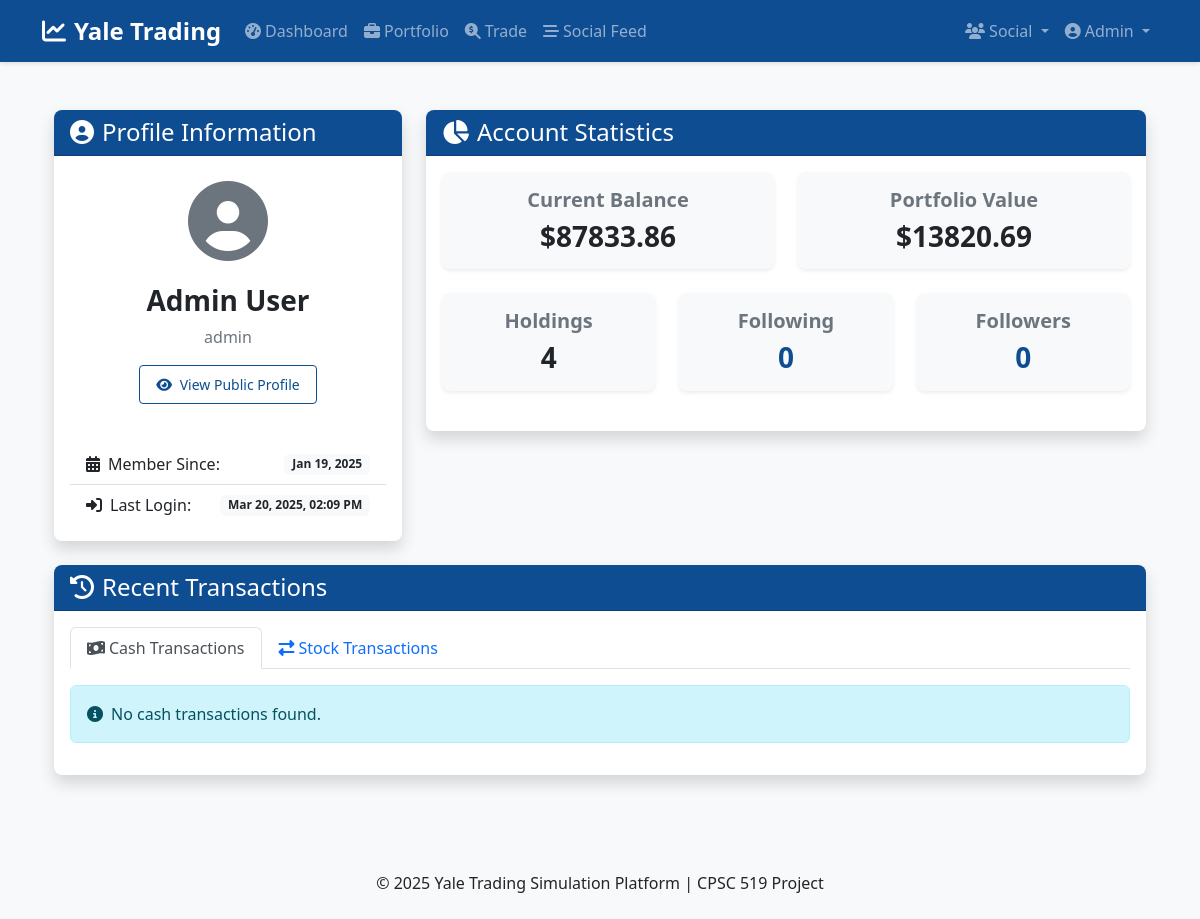
The app's page /profile (signed in), older data.
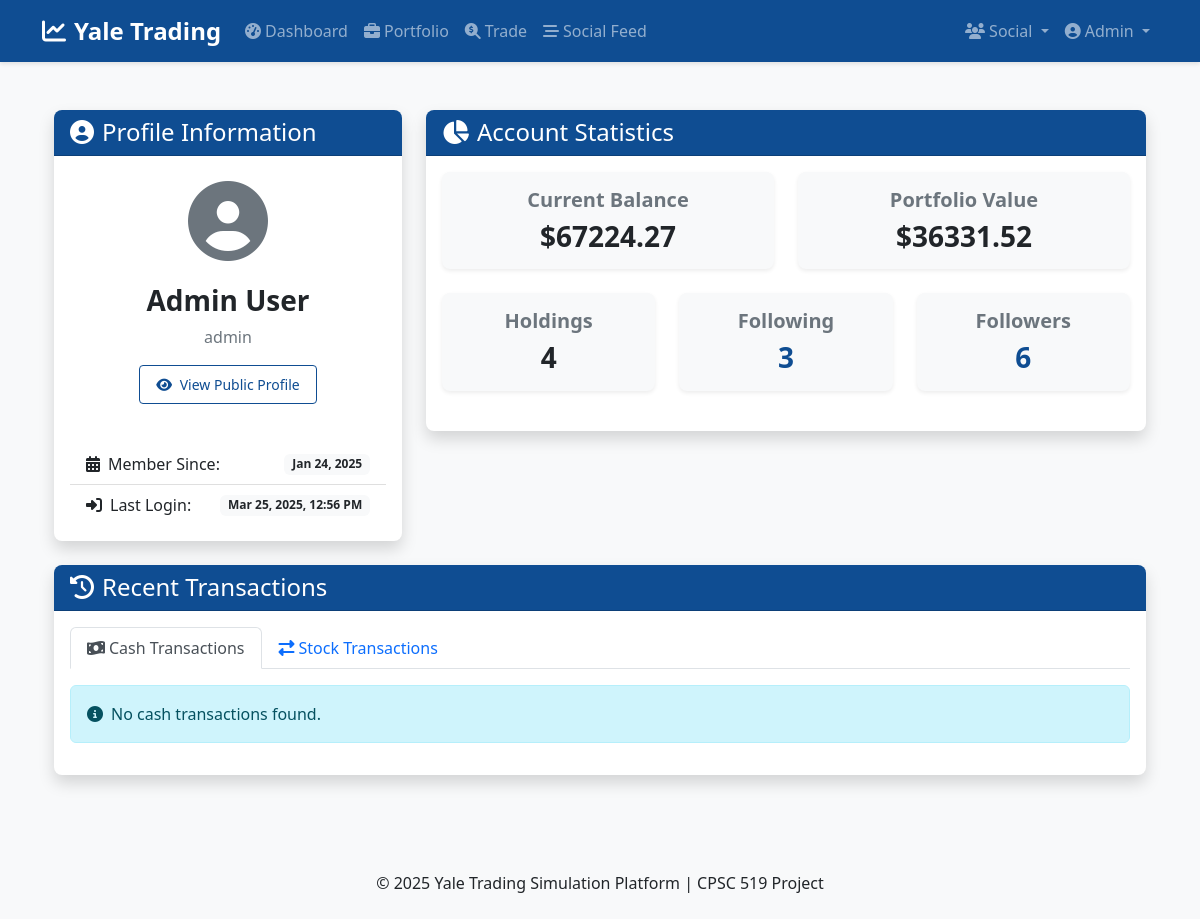
The same page, newer data.
### app/models/user.py (models this page shows, shortened)
class User(db.Model, UserMixin):
    id = db.Column(db.Integer, primary_key=True)
    net_id = db.Column(db.String(20), unique=True, nullable=False)
    password_hash = db.Column(db.String(128), nullable=False)
    first_name = db.Column(db.String(50), nullable=False)
    last_name = db.Column(db.String(50), nullable=False)
    balance = db.Column(db.Float, default=0.0)
    created_at_edt = db.Column(db.DateTime, default=datetime.now(zoneinfo.ZoneInfo("America/New_York")))
    last_login_edt = db.Column(db.DateTime, default=datetime.now(zoneinfo.ZoneInfo("America/New_York")))
    is_active = db.Column(db.Boolean, default=True)
    portfolio = db.relationship('StockHolding', backref='user', lazy=True)
    transactions = db.relationship('Transaction', backref='user', lazy=True)
    cash_transactions = db.relationship('CashTransaction', backref='user', lazy=True)
    posts = db.relationship('TradingPost', backref='author', lazy=True)
    comments = db.relationship('Comment', backref='author', lazy=True)
    followed = db.relationship(
        'User', secondary=followers,
        primaryjoin=(followers.c.follower_id == id),
        secondaryjoin=(followers.c.followed_id == id),
        backref=db.backref('followers', lazy='dynamic'), lazy='dynamic'
    )
    def get_portfolio_value(self):
        total_value = 0.0
        for holding in self.portfolio:
            total_value += holding.quantity * holding.current_price
        return total_value

### app/models/stock.py (models this page shows, shortened)
class StockHolding(db.Model):
    id = db.Column(db.Integer, primary_key=True)
    user_id = db.Column(db.Integer, db.ForeignKey('user.id'), nullable=False)
    ticker = db.Column(db.String(10), nullable=False)
    company_name = db.Column(db.String(100), nullable=False)
    quantity = db.Column(db.Float, nullable=False, default=0)
    average_buy_price = db.Column(db.Float, nullable=False)
    current_price = db.Column(db.Float, nullable=False)
    last_updated = db.Column(db.DateTime, default=datetime.now(zoneinfo.ZoneInfo("America/New_York")),
                            onupdate=datetime.now(zoneinfo.ZoneInfo("America/New_York")))

### app/controllers/auth.py (the view)
@auth_bp.route('/profile', methods=['GET'])
@login_required
def profile():
    return render_template('auth/profile.html', title='My Profile')

### app/models/user.py (called while the page is built)
@login_manager.user_loader
def load_user(user_id):
    return User.query.get(int(user_id))

### app/templates/auth/profile.html (shortened to what this page needs)
{% extends "layout.html" %}
{% block content %}
<div class="container py-4">
    <div class="row">
        <div class="col-lg-4 mb-4">
            <div class="card shadow">
                <div class="card-header bg-primary text-white">
                    <h2 class="h4 mb-0"><i class="fas fa-user-circle me-2"></i>Profile Information</h2>
                </div>
                <div class="card-body">
                    <div class="text-center mb-4">
                        <div class="display-1 text-muted mb-3">
                            <i class="fas fa-user-circle"></i>
                        </div>
                        <h3>{{ current_user.first_name }} {{ current_user.last_name }}</h3>
                        <p class="text-muted">{{ current_user.net_id }}</p>
                        <a href="{{ url_for('social.user_profile', user_id=current_user.id) }}" class="btn btn-sm btn-outline-primary mb-3">
                            <i class="fas fa-eye me-1"></i> View Public Profile
                        </a>
                    </div>
                    <div class="list-group list-group-flush">
                        <div class="list-group-item d-flex justify-content-between align-items-center">
                            <span><i class="fas fa-calendar-alt me-2"></i>Member Since:</span>
                            <span class="badge bg-light text-dark">{{ current_user.created_at_edt.strftime('%b %d, %Y') }}</span>
                        </div>
                        <div class="list-group-item d-flex justify-content-between align-items-center">
                            <span><i class="fas fa-sign-in-alt me-2"></i>Last Login:</span>
                            <span class="badge bg-light text-dark">{{ current_user.last_login_edt.strftime('%b %d, %Y, %I:%M %p') }}</span>
                        </div>
                    </div>
                </div>
            </div>
        </div>
        <div class="col-lg-8 mb-4">
            <div class="card shadow">
                <div class="card-header bg-primary text-white">
                    <h2 class="h4 mb-0"><i class="fas fa-chart-pie me-2"></i>Account Statistics</h2>
                </div>
                <div class="card-body">
                    <div class="row">
                        <div class="col-md-6 mb-4">
                            <div class="card bg-light">
                                <div class="card-body text-center">
                                    <h5 class="text-muted">Current Balance</h5>
                                    <h3 class="mb-0">${{ current_user.balance|round(2) }}</h3>
                                </div>
                            </div>
                        </div>
                        <div class="col-md-6 mb-4">
                            <div class="card bg-light">
                                <div class="card-body text-center">
                                    <h5 class="text-muted">Portfolio Value</h5>
                                    <h3 class="mb-0">${{ current_user.get_portfolio_value()|round(2) }}</h3>
                                </div>
                            </div>
                        </div>
                    </div>
                    <div class="row">
                        <div class="col-md-4 mb-4">
                            <div class="card bg-light">
                                <div class="card-body text-center">
                                    <h5 class="text-muted">Holdings</h5>
                                    <h3 class="mb-0">{{ current_user.portfolio|length }}</h3>
                                </div>
                            </div>
                        </div>
                        <div class="col-md-4 mb-4">
                            <a href="{{ url_for('social.following') }}" class="text-decoration-none">
                                <div class="card bg-light">
                                    <div class="card-body text-center">
                                        <h5 class="text-muted">Following</h5>
                                        <h3 class="mb-0">{{ current_user.followed.count() }}</h3>
                                    </div>
                                </div>
                            </a>
                        </div>
                        <div class="col-md-4 mb-4">
                            <a href="{{ url_for('social.followers') }}" class="text-decoration-none">
                                <div class="card bg-light">
                                    <div class="card-body text-center">
                                        <h5 class="text-muted">Followers</h5>
                                        <h3 class="mb-0">{{ current_user.followers.count() }}</h3>
                                    </div>
                                </div>
                            </a>
                        </div>
                    </div>
                </div>
            </div>
        </div>
    </div>
    <div class="row">
        <div class="col-12">
            <div class="card shadow">
                <div class="card-header bg-primary text-white">
                    <h2 class="h4 mb-0"><i class="fas fa-history me-2"></i>Recent Transactions</h2>
                </div>
                <div class="card-body">
                    <ul class="nav nav-tabs mb-3" id="transactionTabs" role="tablist">
                        <li class="nav-item" role="presentation">
                            <button class="nav-link active" id="cash-tab" data-bs-toggle="tab" data-bs-target="#cash" type="button" role="tab">
                                <i class="fas fa-money-bill-wave me-1"></i>Cash Transactions
                            </button>
                        </li>
                        <li class="nav-item" role="presentation">
                            <button class="nav-link" id="stock-tab" data-bs-toggle="tab" data-bs-target="#stock" type="button" role="tab">
                                <i class="fas fa-exchange-alt me-1"></i>Stock Transactions
                            </button>
                        </li>
                    </ul>
                    <div class="tab-content" id="transactionTabsContent">
                        <div class="tab-pane fade show active" id="cash" role="tabpanel" aria-labelledby="cash-tab">
                            {% if current_user.cash_transactions %}
                                <div class="table-responsive">
                                    <table class="table table-hover">
                                        <thead class="table-light">
                                            <tr>
                                                <th>Date & Time (EDT)</th>
                                                <th>Type</th>
                                                <th>Amount</th>
                                            </tr>
                                        </thead>
                                        <tbody>
                                            {% for transaction in current_user.cash_transactions|sort(attribute='timestamp', reverse=true) %}
                                                {% if loop.index <= 10 %}
                                                <tr>
                                                    <td>{{ transaction.timestamp.strftime('%b %d, %Y, %I:%M %p') }}</td>
                                                    <td>
                                                        {% if transaction.transaction_type == 'deposit' %}
                                                            <span class="badge bg-success"><i class="fas fa-plus-circle me-1"></i>Deposit</span>
                                                        {% else %}
                                                            <span class="badge bg-warning text-dark"><i class="fas fa-minus-circle me-1"></i>Withdrawal</span>
                                                        {% endif %}
                                                    </td>
                                                    <td>${{ transaction.amount|round(2) }}</td>
                                                </tr>
                                                {% endif %}
                                            {% endfor %}
                                        </tbody>
                                    </table>
                                </div>
                            {% else %}
                                <div class="alert alert-info">
                                    <i class="fas fa-info-circle me-2"></i>No cash transactions found.
                                </div>
                            {% endif %}
                        </div>
                    </div>
                </div>
            </div>
        </div>
    </div>
</div>
{% endblock %}

### app/templates/layout.html (shortened to what this page needs)
<!DOCTYPE html>
<html lang="en">
<head>
    <link href="https://cdn.jsdelivr.net/npm/bootstrap@5.2.3/dist/css/bootstrap.min.css" rel="stylesheet">
    <link rel="stylesheet" href="https://cdnjs.cloudflare.com/ajax/libs/font-awesome/6.3.0/css/all.min.css">
    <link rel="stylesheet" href="{{ url_for('static', filename='css/main.css') }}">
</head>
<body>
    <header>
        <nav class="navbar navbar-expand-lg navbar-dark bg-primary">
            <div class="container">
                <a class="navbar-brand" href="{{ url_for('main.home') }}">
                    <i class="fas fa-chart-line me-2"></i>Yale Trading
                </a>
                <div class="collapse navbar-collapse" id="navbarNav">
                    <ul class="navbar-nav me-auto">
                        {% if current_user.is_authenticated %}
                            <li class="nav-item">
                                <a class="nav-link" href="{{ url_for('main.dashboard') }}">
                                    <i class="fas fa-tachometer-alt me-1"></i>Dashboard
                                </a>
                            </li>
                            <li class="nav-item">
                                <a class="nav-link" href="{{ url_for('trading.portfolio') }}">
                                    <i class="fas fa-briefcase me-1"></i>Portfolio
                                </a>
                            </li>
                            <li class="nav-item">
                                <a class="nav-link" href="{{ url_for('trading.stock_search') }}">
                                    <i class="fas fa-search-dollar me-1"></i>Trade
                                </a>
                            </li>
                            <li class="nav-item">
                                <a class="nav-link" href="{{ url_for('social.feed') }}">
                                    <i class="fas fa-stream me-1"></i>Social Feed
                                </a>
                            </li>
                        {% endif %}
                    </ul>
                    <ul class="navbar-nav">
                        {% if current_user.is_authenticated %}
                            <li class="nav-item dropdown">
                                <a class="nav-link dropdown-toggle" href="#" id="socialDropdown" role="button" data-bs-toggle="dropdown">
                                    <i class="fas fa-users me-1"></i>Social
                                </a>
                            </li>
                            <li class="nav-item dropdown">
                                <a class="nav-link dropdown-toggle" href="#" id="userDropdown" role="button" data-bs-toggle="dropdown">
                                    <i class="fas fa-user-circle me-1"></i>{{ current_user.first_name }}
                                </a>
                            </li>
                        {% endif %}
                    </ul>
                </div>
            </div>
        </nav>
    </header>
    <main class="container mt-4 mb-5">
        {% block content %}{% endblock %}
    </main>
    <footer class="bg-light py-4 mt-auto">
        <div class="container text-center">
            <p class="mb-0">&copy; {{ now.year }} Yale Trading Simulation Platform | CPSC 519 Project</p>
        </div>
    </footer>
</body>
</html>

### app/static/css/main.css (style rules this page uses)
body { min-height: 100vh; display: flex; flex-direction: column; background-color: #f8f9fa; }
main { flex: 1; }
h1, h2, h3, h4, h5, h6 { font-weight: 600; }
.bg-primary { background-color: #0f4d92 !important; }
a { color: #0f4d92; }
.card { border-radius: 0.5rem; overflow: hidden; border: none; box-shadow: 0 0.125rem 0.25rem rgba(0, 0, 0, 0.075); transition: transform 0.2s, box-shadow 0.2s; }
.card-header { font-weight: 600; }
.btn { border-radius: 0.25rem; padding: 0.5rem 1rem; font-weight: 500; }
.btn-outline-primary { color: #0f4d92; border-color: #0f4d92; }
.navbar { box-shadow: 0 2px 4px rgba(0, 0, 0, 0.1); }
.navbar-brand { font-weight: 700; font-size: 1.5rem; }

Row changes from the older to the newer data that the page shows:
changed User "Admin": created_at_edt "Jan 19, 2025" → "Jan 24, 2025"; last_login_edt "Mar 20, 2025, 02:09 PM" → "Mar 25, 2025, 12:56 PM"; balance "87833.86" → "67224.27"
changed StockHolding: get_portfolio_value "13820.69" → "36331.52"
Text that changed along with them:
{{ current_user.followed.count() }}: "0" → "3"
{{ current_user.followers.count() }}: "0" → "6"
